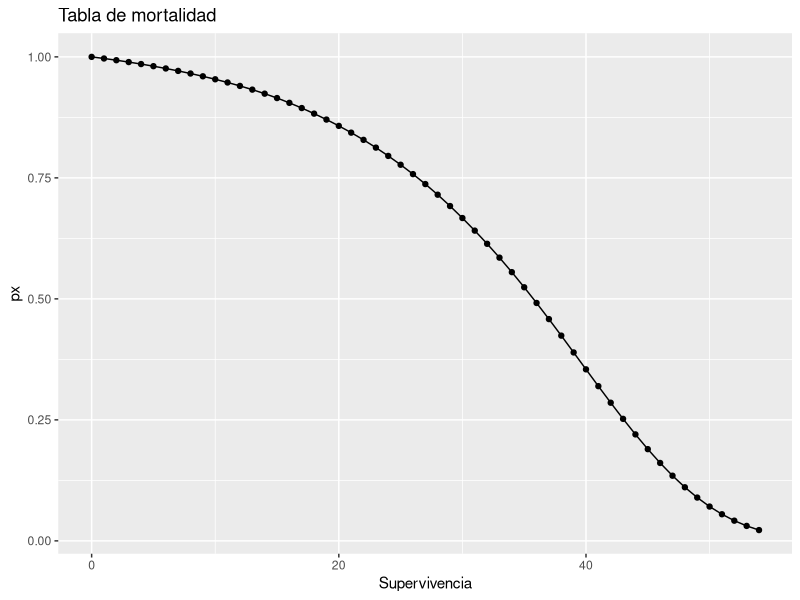
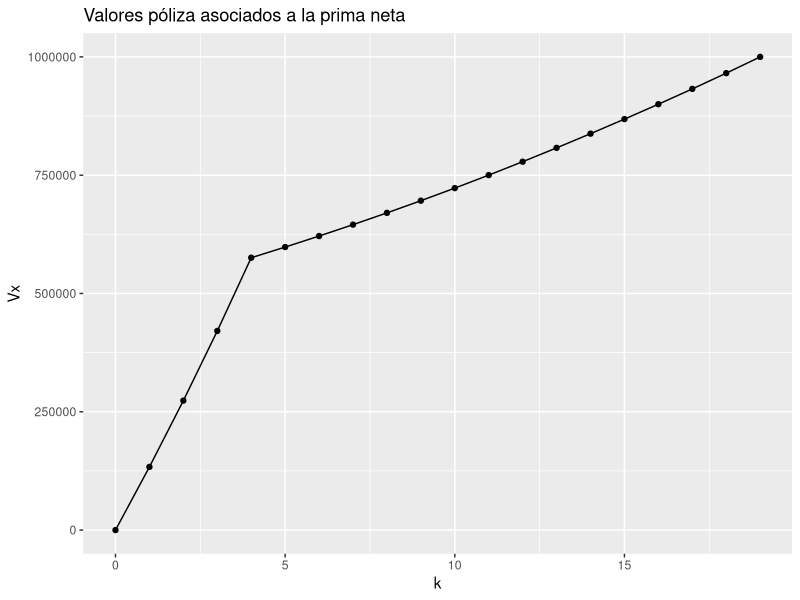
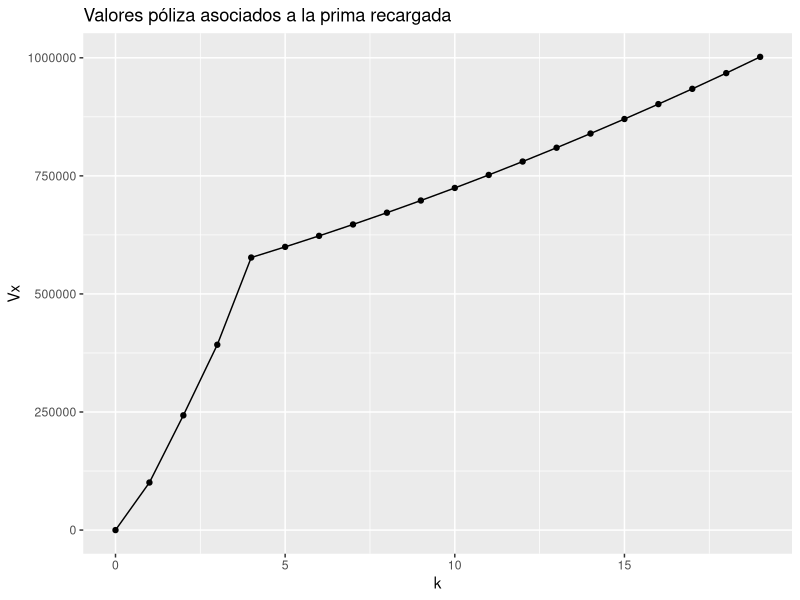
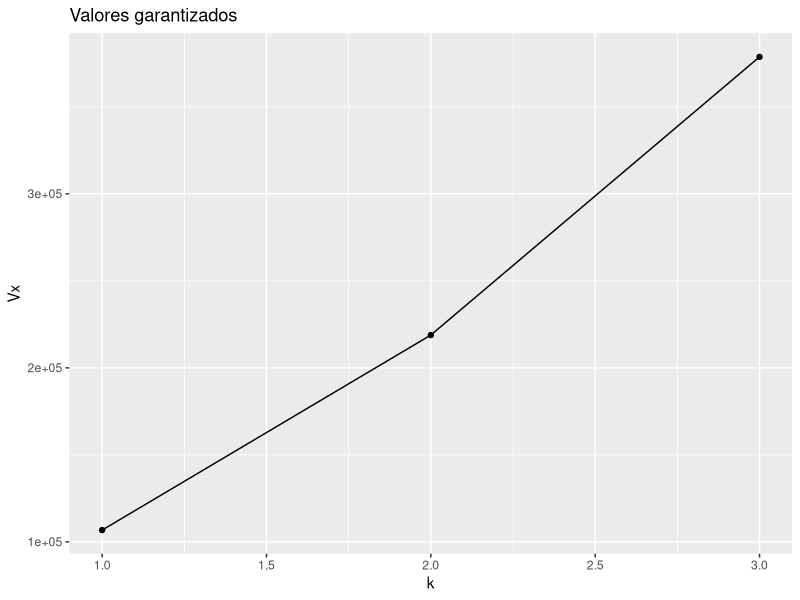
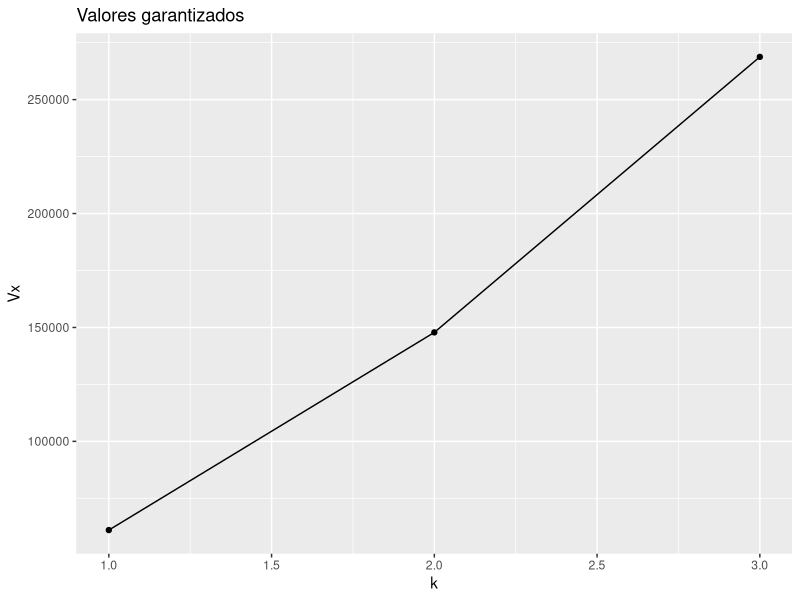
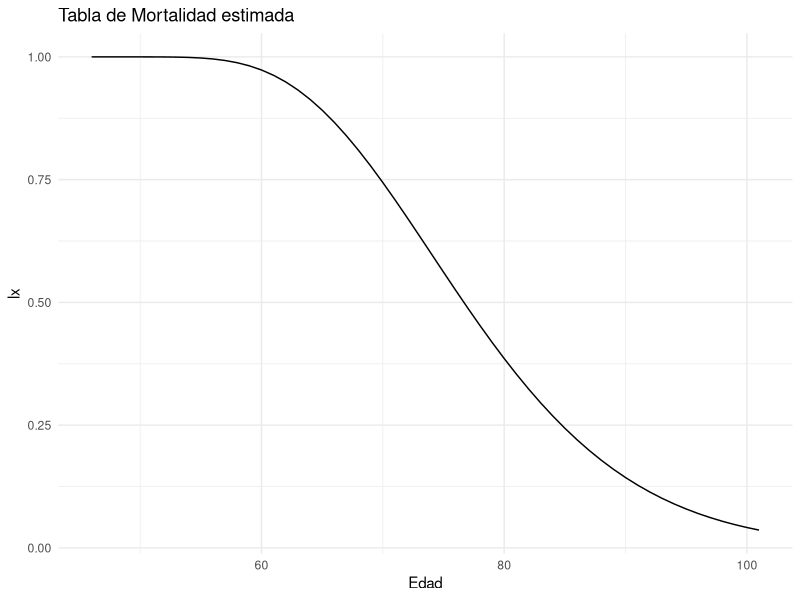
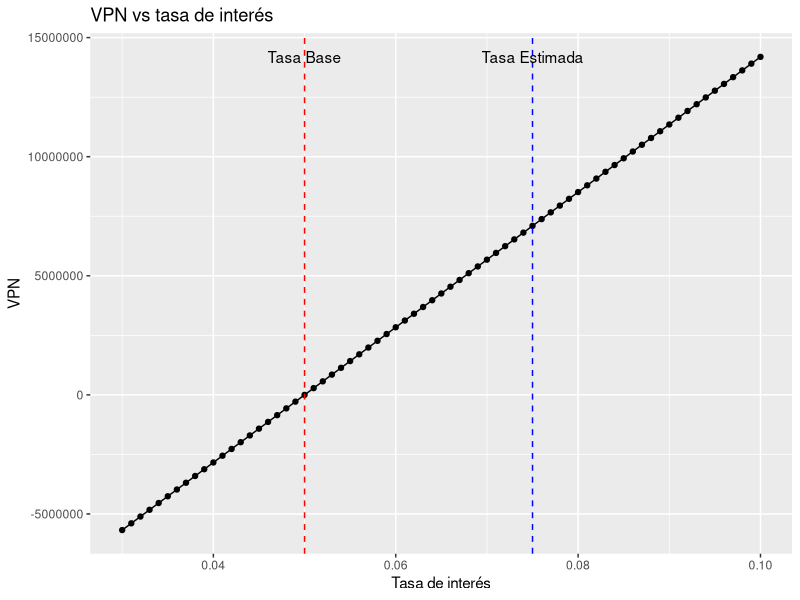
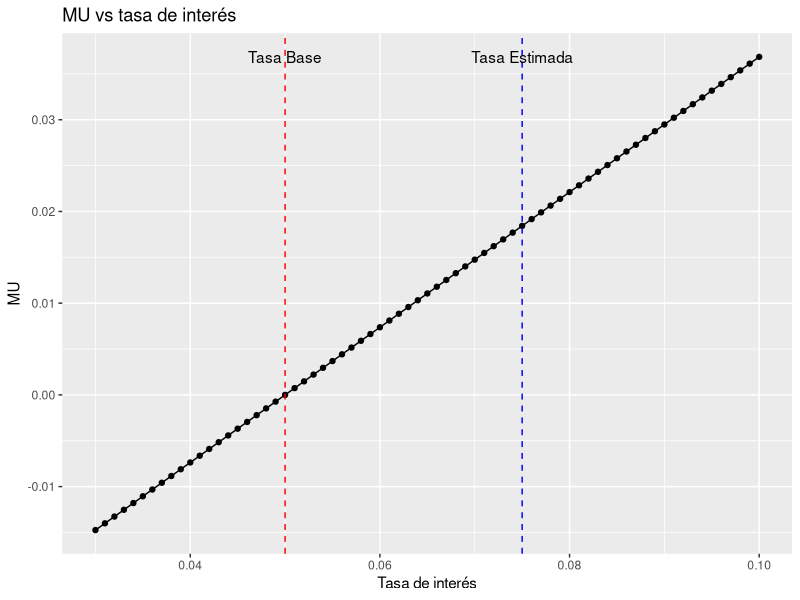

Generate these figures, in order, with R:
## ---- chunk 1
# Cargamos la libreria
library(readxl)
library(ggplot2)
library(dplyr)
library(tidyverse)

# Supuestos principales
# 191654
# edad del asegurado
xEdad <- 16+30
#vigencia del seguro
n <- 19
#tasa de interes efectiva anual
itasaBase <- .05
#numero de primas anuales
mPrimas <- 4
# Sumas aseguradas
saMuerte <- 2000000
saSupervivencia <- 1000000

nCarteraAsegurados <- 100

# Leeremos la tabla de mortalidad

# Leemos la tabla de mortalidad
tablaMortalidad <- read_excel("Tabla_mortalidad.xlsx")

tablaMortalidad <- tablaMortalidad |> 
  mutate(dx= c(tablaMortalidad$lx[1:(length(tablaMortalidad$lx)-1)]-tablaMortalidad$lx[2:length(tablaMortalidad$lx)],NA))

qTablaMortalidad <- data.frame(px = numeric(length(tablaMortalidad$lx)-xEdad), kSuperv = numeric(length(tablaMortalidad$lx)-xEdad))


# Creamos la columna de supervivencia

for(i in (xEdad+1):length(tablaMortalidad$lx)){
  qTablaMortalidad$px[i-xEdad] <- tablaMortalidad$lx[i]/tablaMortalidad$lx[xEdad+1] 
  qTablaMortalidad$kSuperv[i-xEdad] <- i-xEdad-1
}

######-------------------------------------
#Gastos base

# Hacemos función de gastos extras

gastosExtrasPrimas <- function(anio){
  if(anio == 0){
    return(1000 + primaEmision*.4)
  }else if(anio %in% c(1,2)){
    return(500+.2*primaEmision)
  }else {
    return(100 + .05*primaEmision)
  }
}

gastosExtrasLiquidacion <- function(salida){
  if(salida == "muerte"){
    return(3000 + saMuerte*.003)
  }else{
    return(1000+saSupervivencia*.001)
}}

######-------------------------------------
#Regla de valores garantizados

# Hacemos función de valores garantizados

valoresGarantizados <- function(valorPoliza, anio){
  if(anio %in% c(1,2)){
    return(valorPoliza*.8)
  }else if (anio == 3){
    return(valorPoliza*.9)
  } else {
    return(0)
  }
}

######-------------------------------------
#Valores observados

valoresObservados_tasaInteres <- read_excel("Valores observados.xlsx", sheet="Observados Promedio", range="A3:B28")

valoresObservados_costosPromedios <- read_excel("Valores observados.xlsx", sheet="Observados Promedio", range="D3:G29")

valoresObservados_carteraObservados <- read_excel("Valores observados.xlsx", sheet="Cartera Observados", range="A1:C101")
## ---- chunk 2
              
# Graficamos la tabla

ggplot(qTablaMortalidad, aes(x = kSuperv, y = px)) +
  geom_line() +
  geom_point() +
  labs(title = "Tabla de mortalidad", x = "Supervivencia", y = "px") 
## ---- chunk 3
# Funciones útiles para los siguientes cálculos

# Definición de más variables globales

v <- 1/(1+itasaBase)

# Cálculo de temporales

temporal <- function(edad, vigencia){
  resultado <- 0
  for (k in seq(0, vigencia-1, 1)){
    resultado <- resultado + v^(k+1)*(tablaMortalidad$dx[edad+k+1]/tablaMortalidad$lx[edad+1])
  }
  return(resultado)
}

anualidad <- function(edad, vigencia){
  resultado <- 0
  for (k in seq(0, vigencia-1, 1)){
    resultado <- resultado + v^(k)*(tablaMortalidad$lx[edad+k+1]/tablaMortalidad$lx[edad+1])
  }
  return(resultado)
}

dotal <- function(edad, vigencia){
  resultado <- v^(vigencia)*tablaMortalidad$lx[xEdad+vigencia+1]/tablaMortalidad$lx[xEdad+1]
  return(resultado)
}

valorPoliza <- function(kTemp, prima){
  resultado <- 0
  if(kTemp %in% c(1,2,3,4)){
    resultado <- (dotal(xEdad,kTemp)^(-1))*(prima*anualidad(xEdad,kTemp)-saMuerte*temporal(xEdad, kTemp))
  } 
  else if(kTemp >=5 && kTemp<=n){
    resultado <- (dotal(xEdad,kTemp)^(-1))*(prima*anualidad(xEdad,4)-saMuerte*temporal(xEdad, kTemp))}
  else{
    resultado <- 0
  }
}

valorPolizaRecargado <- function(kTemp, primaRecargada){
  resultado <- 0
  if(kTemp == 1){
    resultado <- (dotal(xEdad,kTemp)^(-1))*(-1000+.6*primaRecargada-(3000+1.003*saMuerte)*temporal(xEdad, kTemp))
  } 
  else if(kTemp %in% c(2,3)){
    resultado <- (dotal(xEdad,kTemp)^(-1))*(-1000+.6*primaRecargada+(-500+.8*primaRecargada)*(anualidad(xEdad, kTemp)-1)-(3000+1.003*saMuerte)*temporal(xEdad, kTemp))
  }
  else if(kTemp >=4 && kTemp<=n){
    resultado <- (dotal(xEdad,kTemp)^(-1))*(-1000+.6*primaRecargada+(-500+.8*primaRecargada)*(anualidad(xEdad, 3)-1)+(-100+.95*primaRecargada)*anualidad(xEdad+3, mPrimas-3)*dotal(xEdad, 3)-(3000+1.003*saMuerte)*temporal(xEdad, kTemp))
  }
  else{
    resultado <- 0
  }
  return (resultado)
}


## ---- chunk 4
# Cálculo de la prima neta

primaNeta <- (saMuerte*temporal(xEdad, n) + saSupervivencia*dotal(xEdad,n))/anualidad(xEdad, mPrimas)

## ---- chunk 5
# Cálculo de la prima recargada

primaRecargada <- ((3000+1.003*saMuerte)*temporal(xEdad, n) + (1000+1.001*saSupervivencia)*dotal(xEdad,n) + 1000 + 500*(anualidad(xEdad, 3)-1) + 100*anualidad(xEdad+3, mPrimas-3)*dotal(xEdad, 3))/(.6+.8*(anualidad(xEdad, 3)-1)+.95*anualidad(xEdad+3, mPrimas-3)*dotal(xEdad, 3))
## ---- chunk 6
# Cálculo de valores póliza asociados

# Creamos la tabla de valores póliza asociados a la prima neta

tablaValoresPolizaAsociados <- data.frame(k = numeric(n+1), Vx = numeric(n+1))

# Llenamos la tabla

for (k in seq(0, n, 1)){
  tablaValoresPolizaAsociados$Vx[k+1] <- valorPoliza(k, primaNeta)
  tablaValoresPolizaAsociados$k[k+1] <- k
}

#Mostramos la tabla

tablaValoresPolizaAsociados 


# Graficamos la tabla

ggplot(tablaValoresPolizaAsociados, aes(x = k, y = Vx)) +
  geom_line() +
  geom_point() +
  labs(title = "Valores póliza asociados a la prima neta", x = "k", y = "Vx") 

## ---- chunk 7

# Creamos la tabla de valores póliza asociados a la prima recargada

tablaValoresPolizaAsociadosRecargada <- data.frame(k = numeric(n+1), Vx = numeric(n+1))

# Llenamos la tabla

for (k in seq(0, n, 1)){
  tablaValoresPolizaAsociadosRecargada$Vx[k+1] <- valorPolizaRecargado(k, primaRecargada)
  tablaValoresPolizaAsociadosRecargada$k[k+1] <- k
}

#Mostramos la tabla

tablaValoresPolizaAsociadosRecargada


# Graficamos la tabla

ggplot(tablaValoresPolizaAsociadosRecargada, aes(x = k, y = Vx)) +
  geom_line() +
  geom_point() +
  labs(title = "Valores póliza asociados a la prima recargada", x = "k", y = "Vx") 

## ---- chunk 8
# Creamos la tabla de valores garantizados

tablaValoresGarantizados <- data.frame(k = numeric(3), Vx = numeric(3))

# Llenamos la tabla

for (k in seq(1, 3, 1)){
  tablaValoresGarantizados$Vx[k] <- valoresGarantizados(valorPoliza(k, primaNeta), k)
  tablaValoresGarantizados$k[k] <- k
}

#Mostramos la tabla

tablaValoresGarantizados


# Graficamos la tabla

ggplot(tablaValoresGarantizados, aes(x = k, y = Vx)) +
  geom_line() +
  geom_point() +
  labs(title = "Valores garantizados", x = "k", y = "Vx") 

## ---- chunk 9
# Creamos la tabla de valores garantizados

tablaValoresGarantizadosRecargada <- data.frame(k = numeric(3), Vx = numeric(3))

# Llenamos la tabla

for (k in seq(1, 3, 1)){
  tablaValoresGarantizadosRecargada$Vx[k] <- valoresGarantizados(valorPolizaRecargado(k, primaNeta), k)
  tablaValoresGarantizadosRecargada$k[k] <- k
}

#Mostramos la tabla

tablaValoresGarantizadosRecargada


# Graficamos la tabla

ggplot(tablaValoresGarantizadosRecargada, aes(x = k, y = Vx)) +
  geom_line() +
  geom_point() +
  labs(title = "Valores garantizados", x = "k", y = "Vx") 

## ---- chunk 10

gastoPropPrima <- function(kTemp){
  #Es el complemento del ejerccio por cómo está configurado
  if(kTemp==1){
    resultado <- .6
  } else if(kTemp %in% c(2,3)){
    resultado <- .8
  }else if(kTemp>=4){
    resultado <- .95
  }
  return(resultado)
}
gastoFijoPrima <- function(kTemp){
    if(kTemp==1){
    resultado <- 1000
  } else if(kTemp %in% c(2,3)){
    resultado <- 500
  }else if(kTemp>=4){
    resultado <- 100
  }
  return(resultado)
}

desembolsoProp <- function(salida="Muerte"){
  if(salida =="Muerte"){
    resultado <- 1.003
  } else {
    resultado <- 1.001
  }
  return(resultado)
}
desembolsoFijo <- function(salida="Muerte"){
  if(salida =="Muerte"){
    resultado <- 3000
  } else {
    resultado <- 1000
  }
  return(resultado)
}


flujos_utilidad <- function(kTemp){
  #ktemo solo está entre 1 a n
  if (kTemp %in% c(1,2,3,4)){
    ingreso <- (gastoPropPrima(kTemp)*primaRecargada - gastoFijoPrima(kTemp) + tablaValoresPolizaAsociadosRecargada$Vx[kTemp])*(1+iTasaEstimada)*(tablaMortalidadEstimada$lx[xEdad+kTemp]/tablaMortalidadEstimada$lx[xEdad+1])
    } 
    else {
    ingreso <- tablaValoresPolizaAsociadosRecargada$Vx[kTemp]*(1+iTasaEstimada)*(tablaMortalidadEstimada$lx[xEdad+kTemp]/tablaMortalidadEstimada$lx[xEdad+1])
    }

    egreso <-(desembolsoFijo()+desembolsoProp()*saMuerte)*(tablaMortalidadEstimada$dx[xEdad+kTemp]/tablaMortalidadEstimada$lx[xEdad+1])

    reserva <- tablaValoresPolizaAsociadosRecargada$Vx[kTemp+1]*(tablaMortalidadEstimada$lx[xEdad+kTemp+1]/tablaMortalidadEstimada$lx[xEdad+1])

    resultado <- 100*round(ingreso-egreso-reserva, digits = 9)
    return(resultado)
}

#------ Tabla de Mortalidad Estimada
generate_mortality_table_gamma <- function(alpha, start_age = 46, l_start = 10000, max_age = 101, beta = 1/4) {
  # Vector de edades
  ages <- start_age:max_age
  
  # Calcula la función de supervivencia gamma para cada edad
  Sx <- 1 - pgamma(ages - start_age, shape = alpha, rate = beta)
  
  # Calcula lx basado en la función de supervivencia
  lx <- l_start * Sx
  
  # Calcula dx
  dx <- -c(diff(lx), NA) # Agregamos NA al final porque no hay dx para la última edad
  
  # Crear data.frame para la tabla de mortalidad
  mortality_table <- data.frame(Age = ages, lx = lx, dx = dx)
  
  # Agregar filas con NA hasta el inicio
  na_rows <- data.frame(Age = (0):(start_age-1), lx = rep(NA, start_age), dx = rep(NA, start_age))
  mortality_table <- rbind(na_rows, mortality_table)
  
  return(mortality_table)
}

## ---- chunk 11
iTasaEstimada <- .075
tablaMortalidadEstimada <- generate_mortality_table_gamma(8)

# Gráfico
ggplot(data = tablaMortalidadEstimada, aes(x = Age, y = lx/10000)) +
  geom_line(na.rm = TRUE) +
  labs(title = paste("Tabla de Mortalidad estimada"),
       x = "Edad",
       y = "lx") +
  theme_minimal()+
  coord_cartesian(xlim = c(46, max(tablaMortalidadEstimada$Age)))
## ---- chunk 12

medidaVPN <- function(rCC=.16){
   #ktemo solo está entre 1 a n
  v <- 1/(1+rCC)
  resultado <- 0
  for (kTemp in seq(1,n,1)){
    resultado <- resultado + flujos_utilidad(kTemp)*v^(kTemp)
  }
  return(resultado)
}
## ---- chunk 13
# Cuidado con kTemp, está trasladado
revenues <- function(kTemp){
  resultado <- (gastoPropPrima(kTemp)*primaRecargada - gastoFijoPrima(kTemp) + tablaValoresPolizaAsociadosRecargada$Vx[kTemp])*(tablaMortalidadEstimada$lx[xEdad+kTemp]/tablaMortalidadEstimada$lx[xEdad+1])
  return(resultado*100)
}

medidaMU <- function(rCC=.16){
  v <- 1/(1+rCC)
  resultado <- 0
  for (kTemp in seq(1,n,1)){
    resultado <- resultado + revenues(kTemp)*v^(kTemp-1)
  }
  return(medidaVPN()/resultado)
}


## ---- chunk 14
rangoTasaInteres <- seq(.03, .1, .001)
tablaMortalidadEstimada <- tablaMortalidad

rangoTasaInteresVPN <- c()
rangoTasaInteresMU <- c()

# Inicialización de vectores
rangoTasaInteresVPN <- numeric(length(rangoTasaInteres))
rangoTasaInteresMU <- numeric(length(rangoTasaInteres))

for (i in seq_along(rangoTasaInteres)){
  iTasaEstimada <- rangoTasaInteres[i]
  rangoTasaInteresVPN[i] <- medidaVPN()  
  rangoTasaInteresMU[i] <- medidaMU()    
}


# Para la gráfica de VPN vs tasa de interés
ggplot() +
  geom_line(aes(x = rangoTasaInteres, y = rangoTasaInteresVPN)) +
  geom_point(aes(x = rangoTasaInteres, y = rangoTasaInteresVPN)) +
  geom_vline(aes(xintercept = 0.075), linetype="dashed", color="blue") +
  geom_vline(aes(xintercept = 0.05), linetype="dashed", color="red") +
  annotate("text", x = 0.075, y = max(rangoTasaInteresVPN), label = "Tasa Estimada") +
  annotate("text", x = 0.05, y = max(rangoTasaInteresVPN), label = "Tasa Base") +
  labs(title = "VPN vs tasa de interés", x = "Tasa de interés", y = "VPN")

# Para la gráfica de MU vs tasa de interés
ggplot() +
  geom_line(aes(x = rangoTasaInteres, y = rangoTasaInteresMU)) +
  geom_point(aes(x = rangoTasaInteres, y = rangoTasaInteresMU)) +
  geom_vline(aes(xintercept = 0.075), linetype="dashed", color="blue") +
  geom_vline(aes(xintercept = 0.05), linetype="dashed", color="red") +
  annotate("text", x = 0.075, y = max(rangoTasaInteresMU), label = "Tasa Estimada") +
  annotate("text", x = 0.05, y = max(rangoTasaInteresMU), label = "Tasa Base") +
  labs(title = "MU vs tasa de interés", x = "Tasa de interés", y = "MU")


## ---- chunk 15


beta_const = 1/4 # Valor constante para el parámetro de tasa
alphas = c(5,6,7,8,9) # Diferentes valores para alpha

# Crear un dataframe con valores de x y las densidades para cada alpha
df <- data.frame(x = rep(seq(0, 55, length.out = 1000), length(alphas)))
df$y <- unlist(lapply(alphas, function(alpha) (1 - pgamma(df$x[1:1000], shape = alpha, rate = beta_const))))
df$alpha <- factor(rep(alphas, each = 1000), labels = paste("alpha =", alphas))

ggplot(df, aes(x=x, y=y, color=alpha)) +
  geom_line() +
  labs(title = "Función de Supervivencia Gamma variando alpha",
       x = "x",
       y = "S(x)",
       color = "Valor de Alpha") +
  theme_minimal()
## ---- chunk 16
iTasaEstimada <- .05
rangoTablaMortalidad <- seq(4,9,.1)

# Inicialización de vectores

rangoTablaMortalidadVPN <- numeric(length(rangoTablaMortalidad))

rangoTablaMortalidadMU <- numeric(length(rangoTablaMortalidad))

for (i in seq_along(rangoTablaMortalidad)){
  tablaMortalidadEstimada <- generate_mortality_table_gamma(rangoTablaMortalidad[i])
  rangoTablaMortalidadVPN[i] <- medidaVPN()  
  rangoTablaMortalidadMU[i] <- medidaMU()    
}

ggplot() +
  geom_line(aes(x = rangoTablaMortalidad, y = rangoTablaMortalidadVPN)) +
  geom_point(aes(x = rangoTablaMortalidad, y = rangoTablaMortalidadVPN)) +
  geom_vline(aes(xintercept = 8), linetype="dashed", color="blue") +
  annotate("text", x = 8, y = max(rangoTablaMortalidadVPN), label = "Tabla Estimada") +
  labs(title = "VPN vs tabla de mortalidad", x = "Tabla de mortalidad", y = "VPN")

ggplot() +
  geom_line(aes(x = rangoTablaMortalidad, y = rangoTablaMortalidadMU)) +
  geom_point(aes(x = rangoTablaMortalidad, y = rangoTablaMortalidadMU)) +
  geom_vline(aes(xintercept = 8), linetype="dashed", color="blue") +
  annotate("text", x = 8, y = max(rangoTablaMortalidadMU), label = "Tabla Estimada") +
  labs(title = "MU vs tabla de mortalidad", x = "Tabla de mortalidad", y = "MU")

## ---- chunk 17
escenarios <- c("Escenario 1", "Escenario 2", "Escenario 3", "Escenario 4")
medidasEscenarios <- c("VPN", "MU")

rangoEscenariosTasa <- c(.03, .05, .075, .1)

rangoEscenariosMortalidad <- c(4, 6.5, 8, 9)

# Crear una matriz con NA (puedes reemplazar NA con cualquier otro valor inicial si lo prefieres)
wide_matrix <- matrix(NA, nrow = length(escenarios), ncol = length(medidasEscenarios), dimnames = list(escenarios, medidasEscenarios))

# Iterar sobre cada fila y columna de la matriz
for (i in 1:nrow(wide_matrix)) {
  # Convertir el valor ingresado a numérico y asignarlo a la celda correspondiente
  iTasaEstimada <- rangoEscenariosTasa[i]
  tablaMortalidadEstimada <- generate_mortality_table_gamma(rangoEscenariosMortalidad[i])

  wide_matrix[i, 1] <- medidaVPN()
  wide_matrix[i, 2] <- medidaMU()
}

# Mostrar la matriz actualizada

print(wide_matrix)
